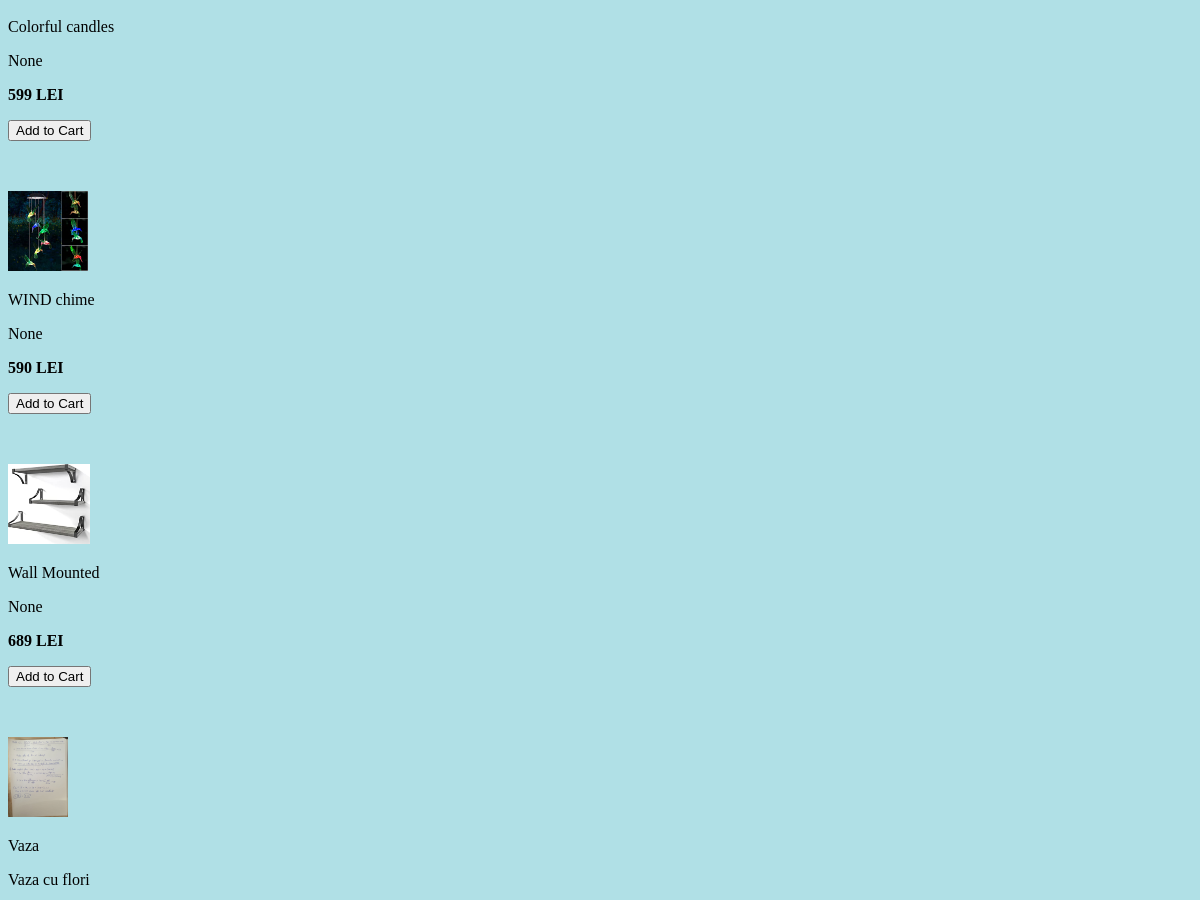
The page /store (middle part) on the database as committed earlier.
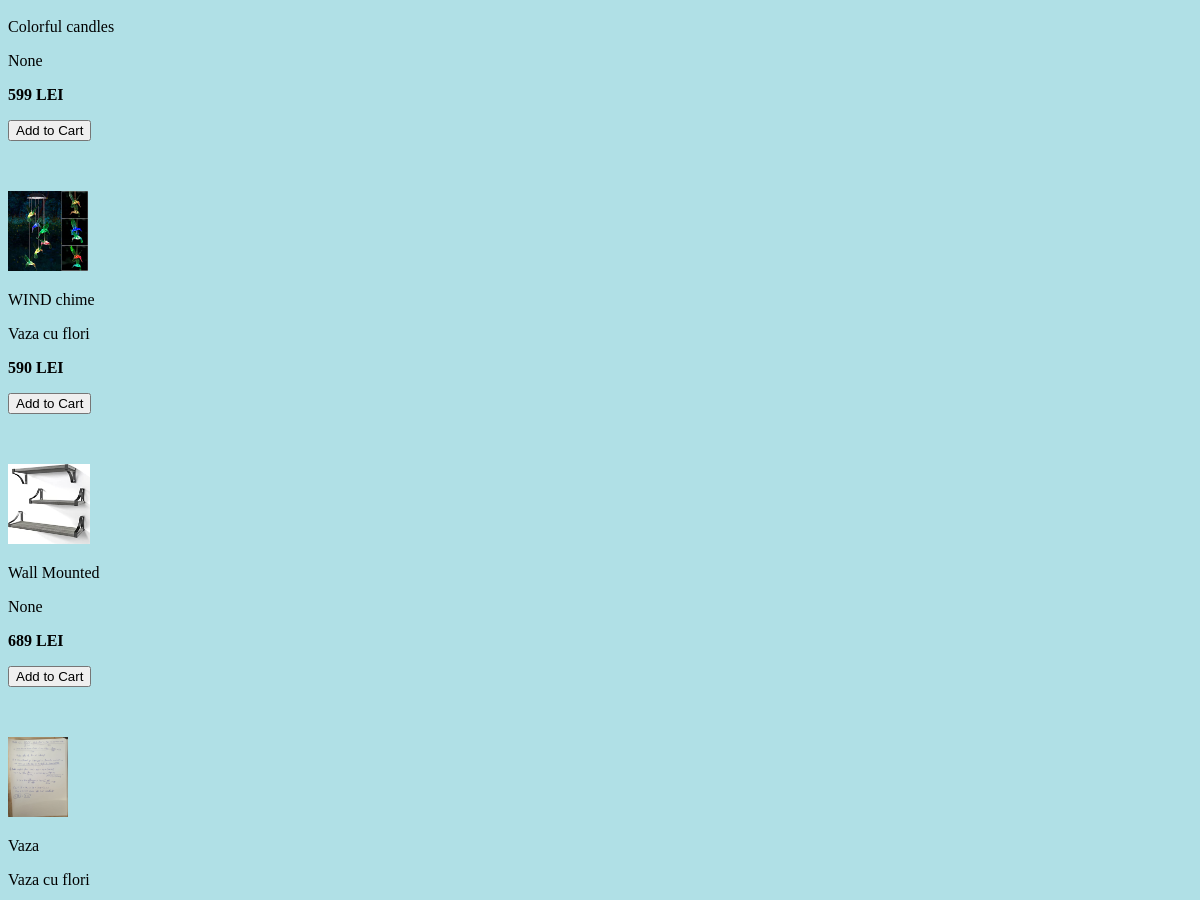
The same page on the database as committed later.
### store/models/product.py (models this page shows, shortened)
class Products(models.Model):
    name = models.CharField(max_length=60)
    price= models.IntegerField(default=0)
    category= models.ForeignKey(Category,on_delete=models.CASCADE,default=1 )
    description= models.CharField(max_length=250, default='', blank=True, null= True)
    image= models.ImageField(upload_to='uploads/products/')
    @staticmethod
    def get_all_products():
        return Products.objects.all()
    class Meta:
     verbose_name = "Product"

### store/views/home.py (the view)
# urls.py: path('' , include('store.urls'))
def store(request):
    cart = request.session.get('cart')
    if not cart:
        request.session['cart'] = {}
    categories = Category.get_all_categories()
    categoryID = request.GET.get('category')
    if categoryID:
        products = Products.get_all_products_by_categoryid(categoryID)
    else:
        products = Products.get_all_products()
    data = {}
    data['products'] = products
    data['categories'] = categories
    return render(request, 'index.html', data)

### store/models/category.py (called while the page is built)
    @staticmethod
    def get_all_categories():
        return Category.objects.all()

### store/templatetags/cart.py (called while the page is built)
@register.filter (name='is_in_cart')
def is_in_cart(product, cart):
    keys = cart.keys ()
    for id in keys:
        if int (id) == product.id:
            return True
    return False;

### store/templatetags/custom_filter.py (called while the page is built)
@register.filter(name='currency')
def currency(number):
    return str(number)+" LEI"

### store/templates/index.html (shortened to what this page needs)
{% extends 'base.html' %}
{% block content %}
{% load cart %}
{% load custom_filter %}
				{% for product in products %}
					<img style="height: 80px;" class="rounded-circle" src="{{product.image.url}}" alt="Card image cap">
						<p class="card-title">{{product.name}}</p>
						<p class="card-title">{{product.description}}</p>
						<p class="card-text"><b>{{product.price|currency}}</b></p>
						{% if product|is_in_cart:request.session.cart %}
							<form action="/#{{product.id}}" method="post">
								{% csrf_token %}
								<input hidden type="text" name='product' value='{{product.id}}'>
								<input hidden type="text" name='remove' value='True'>
								<input type="submit" value=" Remove from cart ">
							</form>
							<form action="/#{{product.id}}"  method="post">
								{% csrf_token %}
								<input hidden type="text" name='product' value='{{product.id}}'>
								<input type="submit" value=" Add to cart">
							</form>
							<p>&nbsp;</p>
						{% else %}
						<form action="/#{{product.id}}" method="POST" class="btn-block">
							<input type="submit"
								value="Add to Cart">
						</form>
						<p>&nbsp;</p>
						{% endif %}
				{% endfor %}
{% endblock %}

Rows that differ between the two databases and show on the page:
changed Products "WIND chime": description "None" → "Vaza cu flori"
